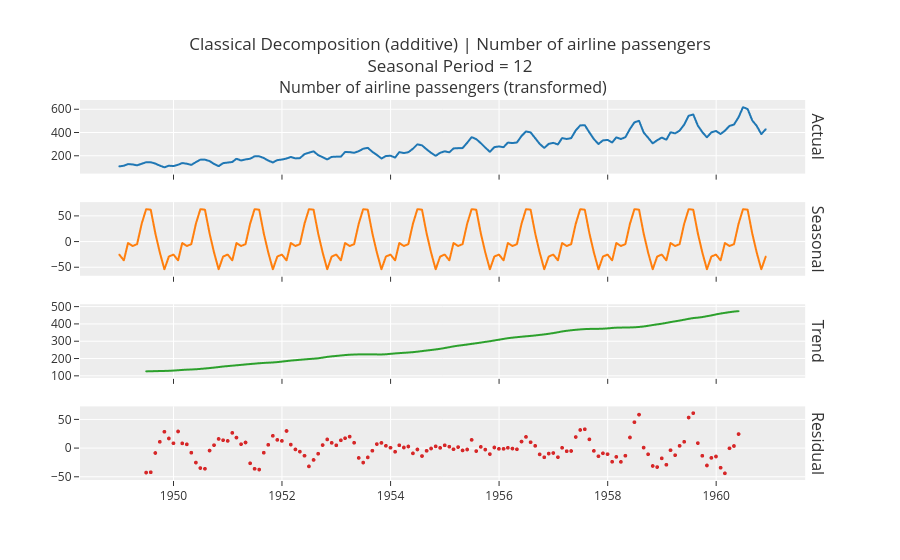

This figure's notebook cell:
### Code cell
plot_model(plot = 'decomp')

### Figure 1 — Plotly figure (JSON) as saved in the notebook; plotly's stock layout.template omitted (floating-point values rounded to 4 significant figures; data arrays with more than 128 entries replaced by an {"elided": "..."} marker saying what was removed)
{"data": [{"line": {"color": "rgb(31, 119, 180)", "width": 2}, "marker": {"size": 2}, "mode": "lines+markers", "name": "Actual", "type": "scattergl", "x": {"elided": "144 str values"}, "xaxis": "x", "y": {"elided": "144 float values"}, "yaxis": "y"}, {"line": {"color": "rgb(255, 127, 14)", "width": 2}, "marker": {"size": 2}, "mode": "lines+markers", "name": "Seasonal", "type": "scattergl", "x": {"elided": "144 str values"}, "xaxis": "x2", "y": {"elided": "144 float values"}, "yaxis": "y2"}, {"line": {"color": "rgb(44, 160, 44)", "width": 2}, "marker": {"size": 2}, "mode": "lines+markers", "name": "Trend", "type": "scattergl", "x": {"elided": "144 str values"}, "xaxis": "x3", "y": {"elided": "144 float values"}, "yaxis": "y3"}, {"line": {"color": "rgb(214, 39, 40)", "width": 2}, "marker": {"size": 4}, "mode": "markers", "name": "Residuals", "type": "scattergl", "x": {"elided": "144 str values"}, "xaxis": "x4", "y": {"elided": "144 float values"}, "yaxis": "y4"}], "layout": {"annotations": [{"font": {"size": 16}, "showarrow": false, "text": "Number of airline passengers (transformed)", "x": 0.49, "xanchor": "center", "xref": "paper", "y": 1.0, "yanchor": "bottom", "yref": "paper"}, {"font": {"size": 16}, "showarrow": false, "text": "Actual", "textangle": 90, "x": 0.98, "xanchor": "left", "xref": "paper", "y": 0.9031, "yanchor": "middle", "yref": "paper"}, {"font": {"size": 16}, "showarrow": false, "text": "Seasonal", "textangle": 90, "x": 0.98, "xanchor": "left", "xref": "paper", "y": 0.6344, "yanchor": "middle", "yref": "paper"}, {"font": {"size": 16}, "showarrow": false, "text": "Trend", "textangle": 90, "x": 0.98, "xanchor": "left", "xref": "paper", "y": 0.3656, "yanchor": "middle", "yref": "paper"}, {"font": {"size": 16}, "showarrow": false, "text": "Residual", "textangle": 90, "x": 0.98, "xanchor": "left", "xref": "paper", "y": 0.09688, "yanchor": "middle", "yref": "paper"}], "showlegend": false, "title": {"text": "Classical Decomposition (additive) | Number of airline passengers<br>Seasonal Period = 12"}, "xaxis": {"anchor": "y", "domain": [0.0, 0.98], "matches": "x4", "showticklabels": false}, "xaxis2": {"anchor": "y2", "domain": [0.0, 0.98], "matches": "x4", "showticklabels": false}, "xaxis3": {"anchor": "y3", "domain": [0.0, 0.98], "matches": "x4", "showticklabels": false}, "xaxis4": {"anchor": "y4", "domain": [0.0, 0.98]}, "yaxis": {"anchor": "x", "domain": [0.8063, 1.0]}, "yaxis2": {"anchor": "x2", "domain": [0.5375, 0.7312]}, "yaxis3": {"anchor": "x3", "domain": [0.2687, 0.4625]}, "yaxis4": {"anchor": "x4", "domain": [0.0, 0.1938]}}}
